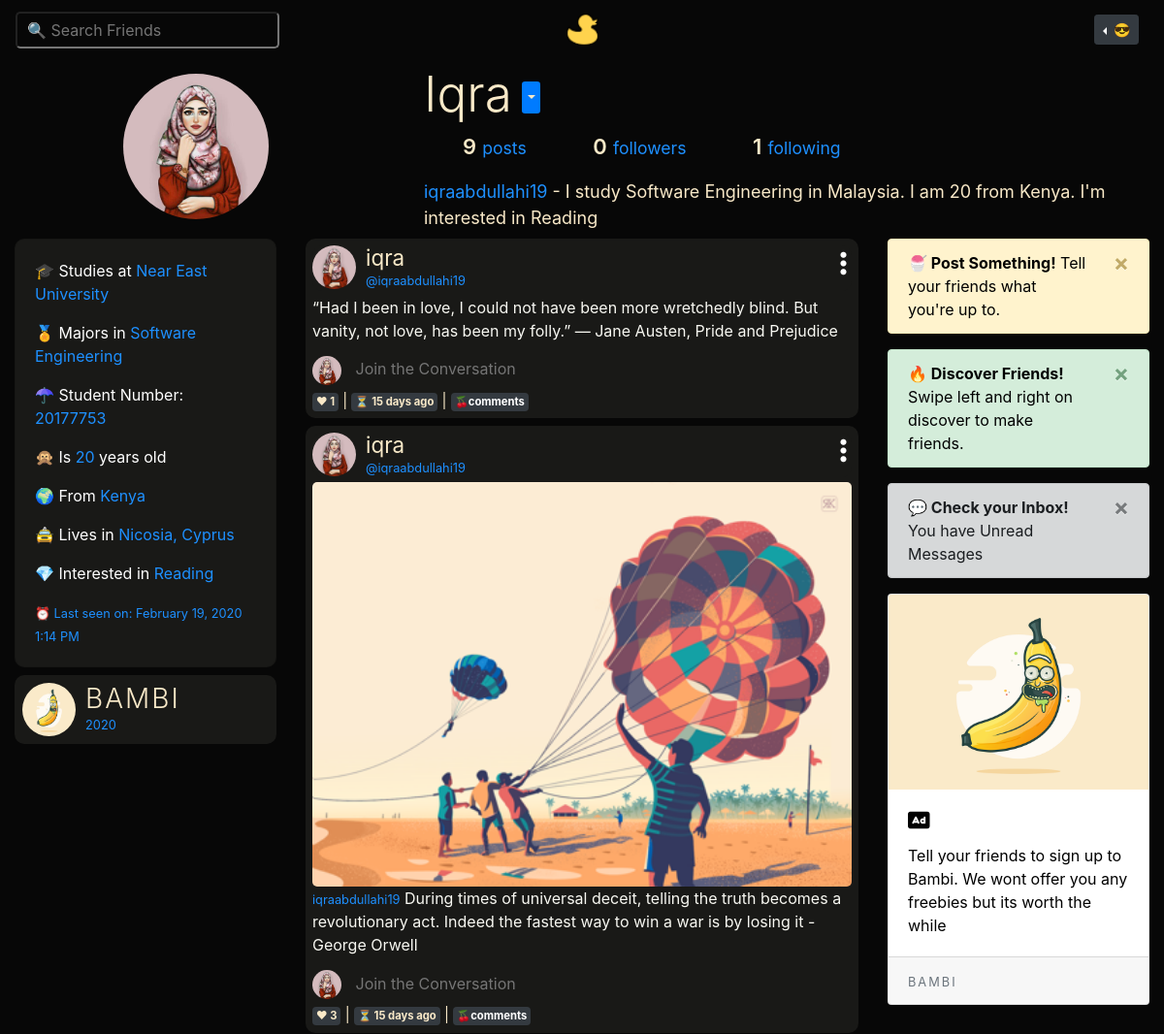
Page /user/iqra (signed in, upper part) on the earlier database version.
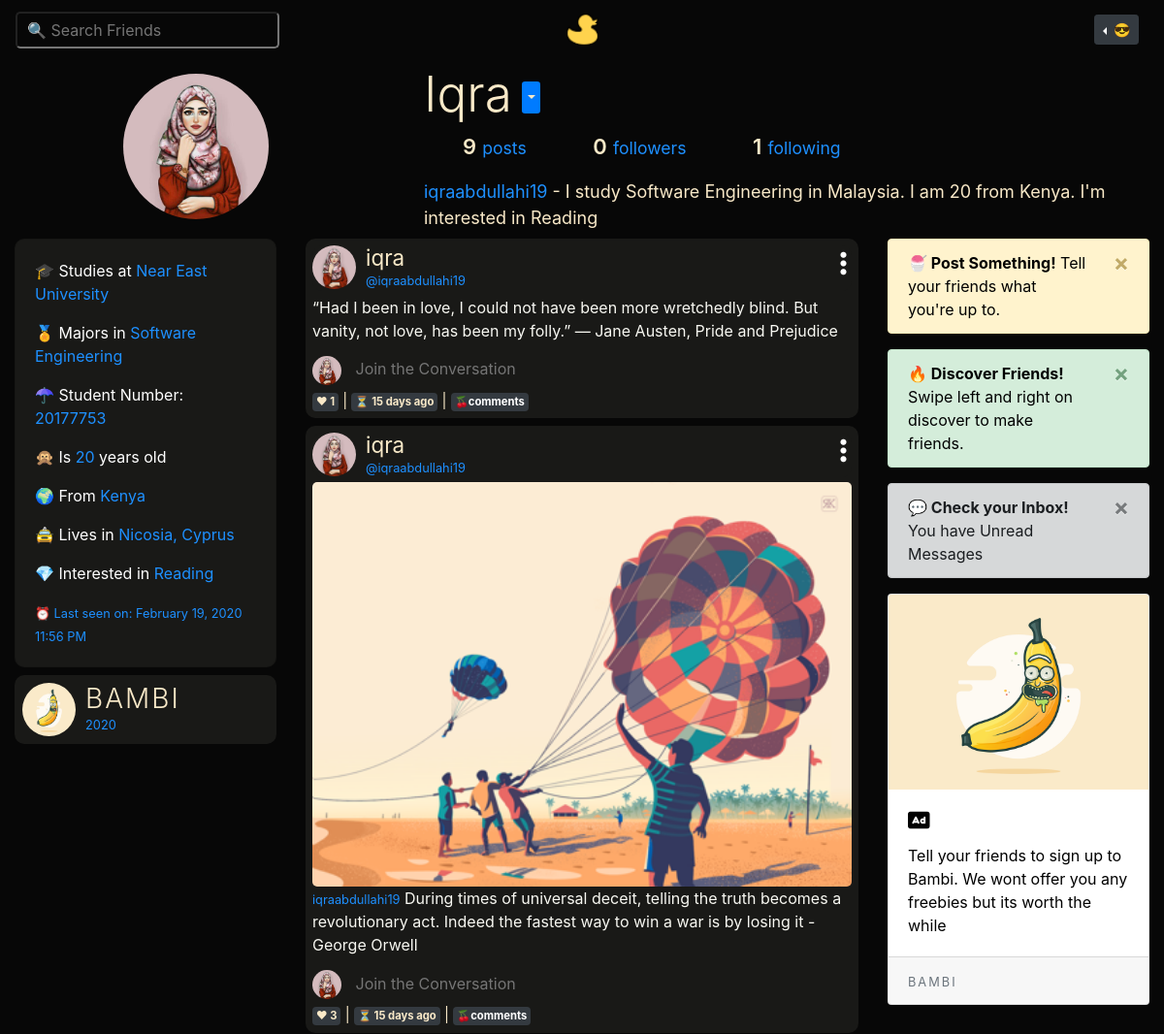
Same page on the later database version.
### bambiv3/models.py (models this page shows, shortened)
class User(db.Model, UserMixin):
	id = db.Column(db.Integer, primary_key=True)
	username = db.Column(db.String(20), unique=True, nullable=False)
	email = db.Column(db.String(120), unique=True, nullable=False)
	image_file = db.Column(db.String(20), nullable=False, default='default.jpg')
	password = db.Column(db.String(60), nullable=False)
	last_seen = db.Column(db.DateTime, default=datetime.utcnow)
	department = db.Column(db.String(20), nullable=False)
	student_number = db.Column(db.Integer(), unique=True, nullable=False)
	age = db.Column(db.Integer(), nullable=False)
	country = db.Column(db.String(20), nullable=False)
	hobby = db.Column(db.String(20), nullable=False)
	bio = db.Column(db.String(120), nullable=True)
	private = db.Column(db.Boolean, default=False, nullable=False)
	posts = db.relationship('Post', backref='author', lazy=True)
	products = db.relationship('Product', backref='author', lazy=True)
	followed = db.relationship(
		'User', secondary=followers,
		primaryjoin=(followers.c.follower_id == id),
		secondaryjoin=(followers.c.followed_id == id),
		backref=db.backref('followers', lazy='dynamic'), lazy='dynamic')
	messages_sent = db.relationship('Message',
									foreign_keys='Message.sender_id',
									backref='author', lazy='dynamic')
	messages_received = db.relationship('Message',
										foreign_keys='Message.recipient_id',
										backref='recipient', lazy='dynamic')
	last_message_read_time = db.Column(db.DateTime)
	def is_following(self, user):
		return self.followed.filter(followers.c.followed_id == user.id).count() > 0
	def new_messages(self):
		last_read_time = self.last_message_read_time or datetime(1900, 1, 1)
		return Message.query.filter_by(recipient=self).filter(
			Message.timestamp > last_read_time).count()

class Post(db.Model):
	id = db.Column(db.Integer, primary_key=True)
	title = db.Column(db.String(100)) #nullable=False
	date_posted = db.Column(db.DateTime, nullable=False, default=datetime.utcnow)
	content = db.Column(db.Text, nullable=False)
	image = db.Column(db.String(20))
	user_id = db.Column(db.Integer, db.ForeignKey('user.id'), nullable=False)
	likes = db.relationship('PostLike', backref='post', lazy='dynamic')

### bambiv3/routes.py (the view)
@app.route("/user/<string:username>", methods=['GET', 'POST'])
@login_required
def user_posts(username):
	username = username.lower()
	form = UpdateAccountForm()
	if form.validate_on_submit():
		if form.picture.data:
			picture_file = save_picture(form.picture.data)
			current_user.image_file = picture_file
		current_user.username = form.username.data.lower()
		current_user.email = form.email.data
		current_user.department = form.department.data
		current_user.student_number = form.student_number.data
		current_user.country = form.country.data
		current_user.age = form.age.data
		current_user.hobby = form.hobby.data
		current_user.bio = form.bio.data
		current_user.private = form.private.data
		db.session.commit()
		flash('Your Account has been updated', 'success')
		return redirect(url_for('user_posts', username=current_user.username))
	elif request.method == 'GET':
		form.username.data = current_user.username
		form.email.data = current_user.email
		form.department.data = current_user.department
		form.student_number.data = current_user.student_number
		form.country.data = current_user.country
		form.age.data = current_user.age
		form.hobby.data = current_user.hobby
		form.bio.data = current_user.bio
		form.private.data = current_user.private
	image_file = url_for('static', filename='profile_pics/' + current_user.image_file)
	page = request.args.get('page', 1, type=int)
	user = User.query.filter_by(username=username).first_or_404()
	posts = Post.query.filter_by(author=user).order_by(Post.date_posted.desc()).paginate(page=page, per_page=5)
	return render_template('user_posts.html', posts=posts, user=user, title=user.username.title(),image_file=image_file,form=form)

### bambiv3/templates/user_posts.html (shortened to what this page needs)
{% extends "layout.html" %}
{% block content %}
<div class="container-fluid">
  <section style="padding-top: 5px;">
    <div class="profile">
      <div class="profile-image">
        <img src="{{ url_for('static', filename='profile_pics/' + user.image_file) }}" alt="" class="profile-thumbnail" style="width:150px;height:150px;">
      </div>
      <div class="profile-user-settings" style="display:flex;">
        <h2 class="profile-user-name">{{user.username.title()}}
        </h2>
        <div class="dropdown" style="margin:auto 10px;">
              <button class="btn  btn-sm btn-primary dropdown-toggle" type="button" id="dropdownMenuButton" data-toggle="dropdown" aria-haspopup="true" aria-expanded="false" style="padding-left:2px;">
              </button>
          </div>
      </div>
      <div class="profile-stats">
        <ul>
          <li style="font-size:22px;"><span class="profile-stat-count">{{ posts.total }}</span> <small>posts</small></li>
          <li style="font-size: 22px;" data-toggle="modal" data-target="#followers"><span class="profile-stat-count">{{ user.followers.count() }}</span> <small>followers</small></li>
          <li style="font-size: 22px;" data-toggle="modal" data-target="#following"><span class="profile-stat-count">{{ user.followed.count() }}</span> <small>following</small></li>
        </ul>
      </div>
      <div class="profile-bio">
        <p class="mb-2" style="font-size:18px;"><small class="profile-real-name" style="font-size:18px;font-weight:400">
          {% if user.username == "harun" %}
          {{user.email.split("@")[0] | lower}}☁</small> - I am a Software Engineering Student at The Near East University and the <a class="badge badge-warning" style="color:#000;">💦Founder of Bambi</a> too. I enjoy playing football and I have developed a recent liking for billiards.</p>
          {%else%}
            {% if user.bio %}
            {{user.email.split("@")[0] | lower}}</small> - {{user.bio}}</p>
            {% else %}
            {{user.email.split("@")[0] | lower}}</small> - I study {{user.department}} at Near East University. I am {{user.age}} from {{user.country}}. I'm interested in {{user.hobby}}</p>
            {%endif%}
          {%endif%}
      </div>
    </div>
</section>
  <div class="row">
    <div class="col-lg-3">
      {% if current_user.is_authenticated %}
    <div class="card about mb-2" style="color:#fff;background:#191917;border-radius:10px;">
    <div class="card-body">
      <p> 🎓 Studies at <span>Near East University</span></p>
      <p> 🏅 Majors in <span>{{user.department}}</span></p>
      <p> ☂ Student Number: <span>{{user.student_number}}</span></p>
      <p> 🙊 Is <span>{{user.age}}</span> years old</p>
      <p> 🌍 From <span>{{user.country}}</span></p>
      <p> 🚖 Lives in <span>Nicosia, Cyprus</span></p>
      <p> 💎 Interested in <span>{{user.hobby}}</span></p>
      <small>⏰ Last seen on: {{ moment(user.last_seen).format('LLL') }}</small>
    </div>
  </div>
  <header class="d-none d-lg-flex">
    <img src="{{ url_for('static', filename='profile_pics/' + 'logod.png') }}" alt="logo" class="profile-thumbnail">
    <div class="profile-name">
      <h3 class="logo">BAMBI</h3>
      <small id="year"></small>
    </div>
  </header>
  {% endif %}
</div>
    <div class="col-lg-6">
      {% if current_user.is_following(user) or current_user == user %}
      {% for post in posts.items %}
    <div class="post mb-2">
      <header class="pb-0" style="padding:0;">
          <img src="{{ url_for('static', filename='profile_pics/' + post.author.image_file) }}" alt="profile pic" class="profile-thumbnail">
          <div class="profile-name">
            <h3>{{post.author.username}}
            </h3>
            <small>@{{post.author.email.split("@")[0] | lower}}</small>
          </div>
          <div class="follow-btn">
            {% if current_user != user %}
              {% if current_user.has_liked_post(post) %}
                <a href="{{ url_for('like_action', post_id=post.id, action='unlike') }}" style="text-decoration:none;">❤</a>
              {% else %}
                <a href="{{ url_for('like_action', post_id=post.id, action='like') }}" style="text-decoration:none;">👍</a>
              {% endif %}
            {% else %}
              <div class="dropdown dropleft">
            <button class="btn btn-dark btn-sm" type="button" id="dropdownMenuButton" data-toggle="dropdown" aria-haspopup="true" aria-expanded="false" style="background:none;">
              <i class="fas fa-ellipsis-v" style="font-size: 28px;"></i>
            </button>
            {% endif %}
          </div>
        </header>
        <div id="inner">
          {% if post.image %}
          <img src="{{ url_for('static', filename='profile_pics/' + post.image) }}" style="width:100%;height:100%;border-radius:5px">
          {% endif %}
          <p>
            {%if post.image%}<small>{{post.author.email.split("@")[0] | lower}}</small>{%endif%}
            {{post.content|urlize(40, target='_blank')}}
        </p>
          <div class="comments mb-1">
            <img src="{{ url_for('static', filename='profile_pics/' + current_user.image_file) }}" style="width:30px;height:30px;border-radius:50%;">
            <input type="text" name="comment" placeholder="Join the Conversation" style="background:none;border:none;border-radius:5px;outline:none;width:85%;height: 35px;padding:10px;color:#F9E9C8;margin-top:5px;">
          </div>
        </div>
        <footer>
          <div class="stats">
            <div class="Retweets">
               <a class="badge badge-dark p-1">❤ {{ post.likes.count() }}</a> | <a class="badge badge-dark p-1">⏳ {{ moment(post.date_posted).fromNow() }}</a> | <a class="badge badge-dark p-1" href="{{url_for('post', post_id=post.id)}}">🍒comments</a>
            </div>
        </footer>
    </div>
  {% endfor %}
    {% endif %}
</div>
    <div class="col-lg-3 d-none d-lg-block">
      {% if current_user.is_authenticated %}
      <div class="alert alert-warning alert-dismissible fade show" role="alert">
        <a href="{{ url_for('f_posts') }}"  style="color:#000;text-decoration: none">
      <strong>🍧 Post Something!</strong> Tell your friends what you're up to.</a>
        <button type="button" class="close" data-dismiss="alert" aria-label="Close">
          <span aria-hidden="true">&times;</span>
        </button>
      </div>
      <div class="alert alert-success alert-dismissible fade show" role="alert">
        <a href="{{ url_for('discover') }}"  style="color:#000;text-decoration: none">
      <strong>🔥 Discover Friends!</strong> Swipe left and right on discover to make friends.</a>
        <button type="button" class="close" data-dismiss="alert" aria-label="Close">
          <span aria-hidden="true">&times;</span>
        </button>
      </div>
      <div class="alert alert-dark alert-dismissible fade show" role="alert">
      <strong>💬 Check your Inbox! </strong>You have Unread Messages
        <button type="button" class="close" data-dismiss="alert" aria-label="Close">
          <span aria-hidden="true">&times;</span>
        </button>
      </div>
      <div class="card" style="color:#000;">
      <img class="card-img-top" src="{{ url_for('static', filename='profile_pics/' + 'logod.png') }}" alt="logo">
      <div class="card-body">
        <h5 class="card-title"><i class="fas fa-ad"></i></h5>
        <p class="card-text">Tell your friends to sign up to Bambi. We wont offer you any freebies but its worth the while</p>
      </div>
      <div class="card-footer">
        <small class="text-muted logo">BAMBI</small>
      </div>
    </div>
    {% endif %}
</div>
      </div>
{% endblock content %}

### bambiv3/templates/layout.html (shortened to what this page needs)
<!doctype html>
<html lang="en">
  <head>
    <link rel="stylesheet" href="https://stackpath.bootstrapcdn.com/bootstrap/4.3.1/css/bootstrap.min.css">
    <link rel="stylesheet" type="text/css" href="{{ url_for('static', filename='main.css') }}">
  </head>
  <body>
<nav class="navbar navbar-expand-md navbar-dark sticky-top">
    <div class="navbar-collapse collapse w-100 order-1 order-md-0 dual-collapse2">
        <ul class="navbar-nav mr-auto">
            <li>
               <div class="d">
                <input type="text" placeholder="🔍 Search Friends" id="search" onkeyup="filterFunction()" onclick="search()" class="dropbtn">
            </div>
            </li>
        </ul>
    </div>
    <div class="mx-auto order-0">
      <a class="navbar-brand mx-auto d-none d-lg-block" href="{{ url_for('home') }}">
        <img src="{{ url_for('static', filename='profile_pics/' + 'logo.png') }}" width="35" height="35" class="d-inline-block align-top" alt="">
      </a>
  </div>
    <div class="navbar-collapse collapse w-100 order-3 dual-collapse2 settings">
        <ul class="navbar-nav ml-auto">
          {% if current_user.is_authenticated %}
          <li>
            <div class="dropdown dropleft">
            <button class="btn  btn-sm btn-dark dropdown-toggle" type="button" id="dropdownMenuButton" data-toggle="dropdown" aria-haspopup="true" aria-expanded="false">
               <span>😎</span>
            </button>
              {% set new_messages = current_user.new_messages() %}
          </div>
          </li>
          {% else %}
            <li class="nav-item">
              <a  class="btn btn-sm btn-outline-primary" href="{{ url_for('login') }}" style="color:#F9E9C8;text-decoration: none;"> 😇 Log In</a>
              <a  class="btn btn-sm btn-outline-success" href="{{ url_for('register') }}" style="color:#F9E9C8;text-decoration: none;"> 👽 Sign Up</a>
            </li>
          {% endif %}
        </ul>
    </div>
</nav>
  {% block content %} {% endblock %}
  </body>
</html>

Differences in the rows shown:
changed User "Iqra": last_seen "February 19, 2020 1:14 PM" → "February 19, 2020 11:56 PM"
